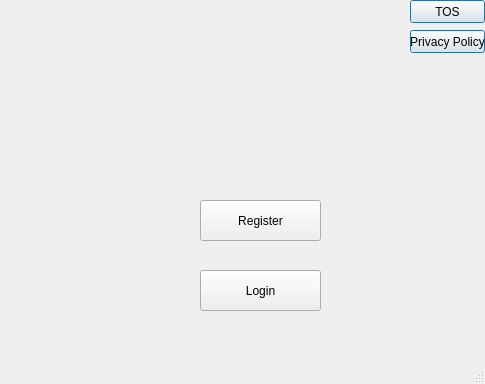
<?xml version="1.0" encoding="UTF-8"?>
<ui version="4.0">
 <class>Xpense</class>
 <widget class="QMainWindow" name="Xpense">
  <property name="geometry">
   <rect>
    <x>0</x>
    <y>0</y>
    <width>485</width>
    <height>384</height>
   </rect>
  </property>
  <property name="windowTitle">
   <string>Xpense</string>
  </property>
  <widget class="QWidget" name="centralwidget">
   <widget class="QPushButton" name="pushButton">
    <property name="geometry">
     <rect>
      <x>200</x>
      <y>270</y>
      <width>121</width>
      <height>41</height>
     </rect>
    </property>
    <property name="text">
     <string>Login</string>
    </property>
   </widget>
   <widget class="QPushButton" name="pushButton_2">
    <property name="geometry">
     <rect>
      <x>200</x>
      <y>200</y>
      <width>121</width>
      <height>41</height>
     </rect>
    </property>
    <property name="text">
     <string>Register</string>
    </property>
   </widget>
   <widget class="QLabel" name="label">
    <property name="geometry">
     <rect>
      <x>0</x>
      <y>0</y>
      <width>31</width>
      <height>31</height>
     </rect>
    </property>
    <property name="text">
     <string/>
    </property>
    <property name="pixmap">
     <pixmap>../../../Downloads/LOGOproject.png</pixmap>
    </property>
    <property name="scaledContents">
     <bool>true</bool>
    </property>
   </widget>
   <widget class="QPushButton" name="pushButton_3">
    <property name="geometry">
     <rect>
      <x>410</x>
      <y>0</y>
      <width>75</width>
      <height>23</height>
     </rect>
    </property>
    <property name="text">
     <string>TOS</string>
    </property>
    <property name="default">
     <bool>true</bool>
    </property>
   </widget>
   <widget class="QPushButton" name="pushButton_4">
    <property name="geometry">
     <rect>
      <x>410</x>
      <y>30</y>
      <width>75</width>
      <height>23</height>
     </rect>
    </property>
    <property name="text">
     <string>Privacy Policy</string>
    </property>
    <property name="default">
     <bool>true</bool>
    </property>
   </widget>
  </widget>
  <widget class="QStatusBar" name="statusbar"/>
 </widget>
 <resources/>
 <connections/>
</ui>
